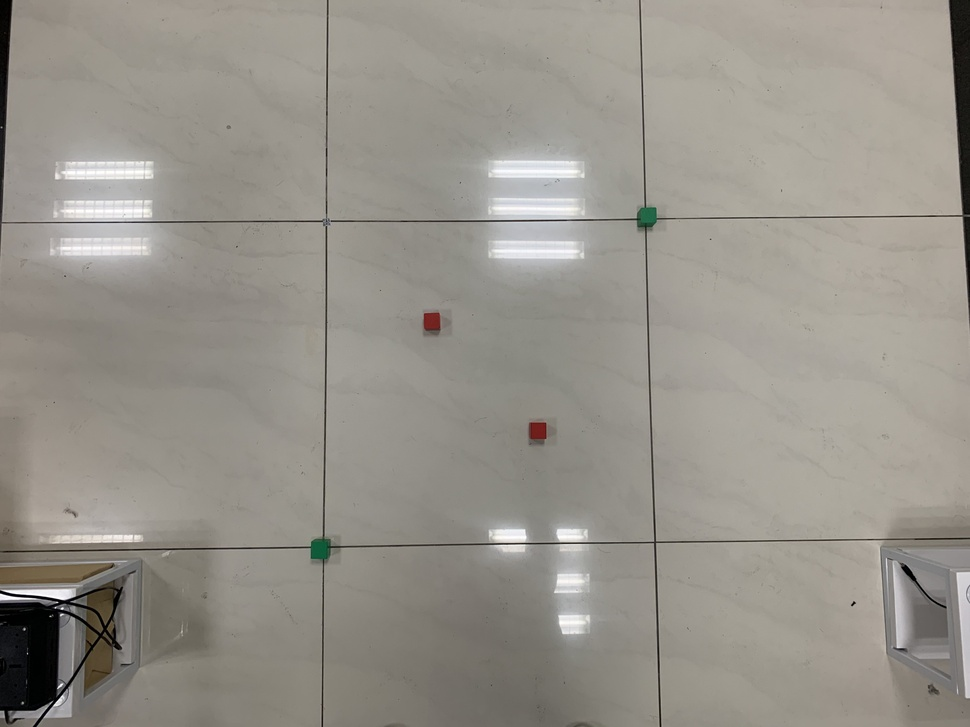
#> input picture testcases/testcase1.jpg, 970 x 727 px, shrunk from 4032 x 3024 before the run
$ python main.py
#> lines starting #> are read from the running program, lines starting #| are printed output that depends on the picture; after the words box and inside, x2 and y2 are one past the last pixel; in counts of white or black regions, pixels touching at a corner belong together
#> further down, image is the input picture: shape (727, 970, 3); mean B, G, R 138.8, 146.9, 150.9
import cv2
import math
import numpy as np


def locate_cars(image, car_num, row_num, col_num):
    def locate_colored_items(image, color_lower, color_upper, top_n):
#> called with color_lower = array of shape (3,), color_upper = array of shape (3,), top_n = 2
        def calc_center(box):
            return sum(point[0] for point in box) / 4, sum(point[1] for point in box) / 4

        image = cv2.GaussianBlur(image, (5, 5), 0)
        image = cv2.cvtColor(image, cv2.COLOR_BGR2HSV)
#> image: shape (727, 970, 3); mean H, S, V 23.8, 22.2, 151.1
        image = cv2.inRange(image, color_lower, color_upper)
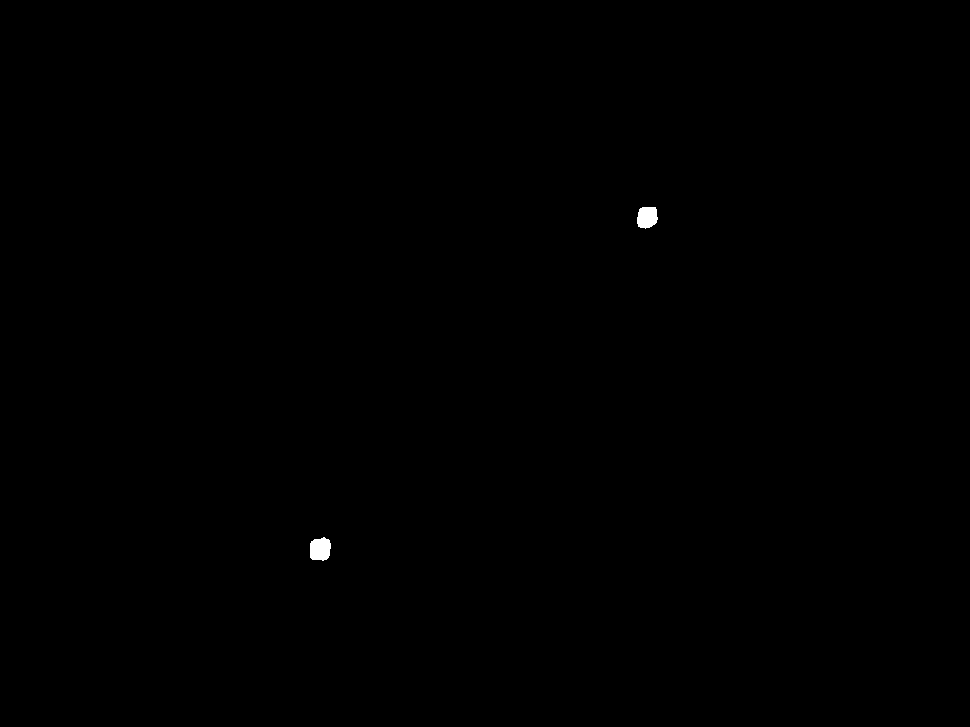
#> image: shape (727, 970); 0.11% white; 2 white regions
        contours = cv2.findContours(image, cv2.RETR_EXTERNAL, cv2.CHAIN_APPROX_SIMPLE)[0]
#> contours = 2 contours; box (x1, y1, x2, y2) and area: (310, 537, 331, 561) 380, (637, 207, 658, 229) 344
        return [
            calc_center(cv2.boxPoints(cv2.minAreaRect(contour)))
            for contour in sorted(contours, key=cv2.contourArea)[-top_n:]
        ]

    def is_precise(number):
        return abs(number - round(number)) < 0.25

    def is_valid(pos):
        return 0 <= pos[0] < row_num and 0 <= pos[1] < col_num

    mark_points = locate_colored_items(image, np.array([35, 43, 35]), np.array([90, 255, 255]), 2)
#> mark_points = [(647, 217.5), (320, 548.5)]
    if len(mark_points) < 2:
        raise RuntimeError('Missing mark points')
    bl_point, tr_point = mark_points
#> bl_point = (647, 217.5); tr_point = (320, 548.5)
    if bl_point[0] > tr_point[0]:
        bl_point, tr_point = tr_point, bl_point
#> bl_point = (320, 548.5); tr_point = (647, 217.5)
    row_width = (bl_point[1] - tr_point[1]) / (row_num + 1)
#> row_width = 110.3
    col_width = (tr_point[0] - bl_point[0]) / (col_num + 1)
#> col_width = 109

    car_points = locate_colored_items(image, np.array([0, 60, 60]), np.array([6, 255, 255]), car_num)
#> call 2 of locate_colored_items, with color_lower = array of shape (3,), color_upper = array of shape (3,), top_n = 2
#> in locate_colored_items (call 2), `image = cv2.inRange(image, color_lower, color_upper)`:
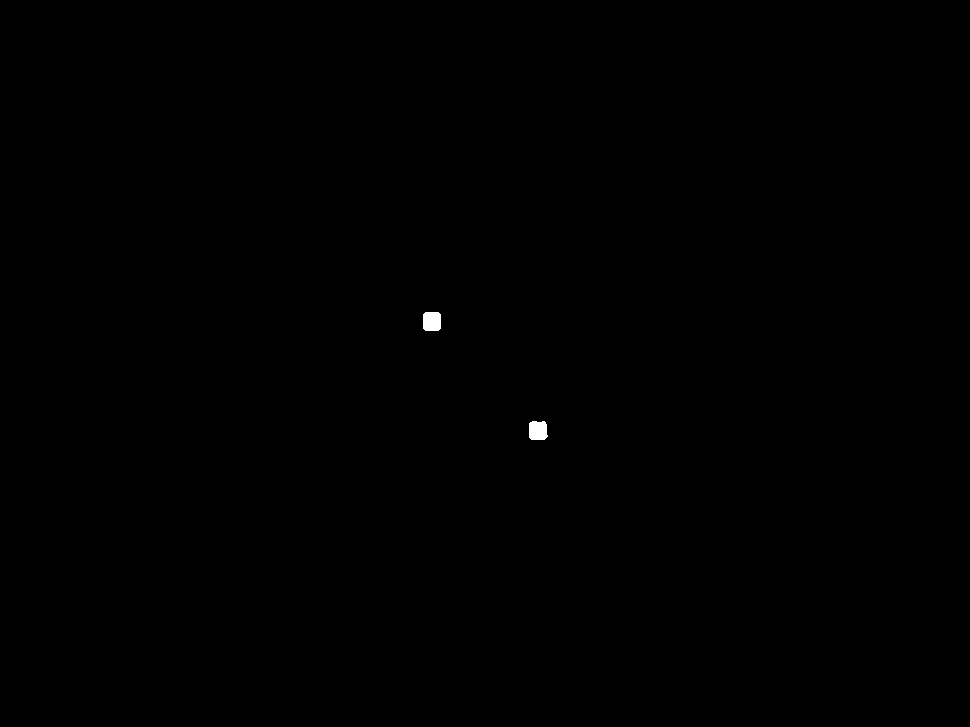
#> image: shape (727, 970); 0.09% white; 2 white regions
#> in locate_colored_items (call 2), `contours = cv2.findContours(image, cv2.RETR_EXTERNAL, cv2.CHAIN_APPROX..`: contours = 2 contours; box (x1, y1, x2, y2) and area: (423, 312, 441, 331) 298, (529, 421, 548, 440) 293
#> car_points = [(538, 430), (431.5, 321)]
    if len(car_points) < car_num:
        raise RuntimeError('Missing car points')
    result = []
    for car_point in car_points:
        row_idx = (bl_point[1] - car_point[1]) / row_width - 1
        col_idx = (car_point[0] - bl_point[0]) / col_width - 1
        if is_precise(row_idx) and is_precise(col_idx):
            row_idx = round(row_idx)
            col_idx = round(col_idx)
            result.append([(row_idx, col_idx)])
        elif is_precise(row_idx):
            row_idx = round(row_idx)
            result.append([(row_idx, math.floor(col_idx)), (row_idx, math.ceil(col_idx))])
        elif is_precise(col_idx):
            col_idx = round(col_idx)
            result.append([(math.floor(row_idx), col_idx), (math.ceil(row_idx), col_idx)])
        else:
            raise RuntimeError('Row index and column index are both imprecise')
        for pos in result[-1]:
            if not is_valid(pos):
                raise RuntimeError('Invalid position')
#> this loop made 2 passes
#> (car_point, row_idx, col_idx) on passes 1 to 2: ((538, 430), 0, 1), ((431.5, 321), 1, 0)
#> after the loop, result = [[(0, 1)], [(1, 0)]]

    return result


if __name__ == '__main__':
    image = cv2.imread('testcases/testcase1.jpg')
    print(locate_cars(image, 2, 2, 2))
#| [[(0, 1)], [(1, 0)]]
    image = cv2.imread('testcases/testcase2.jpg')
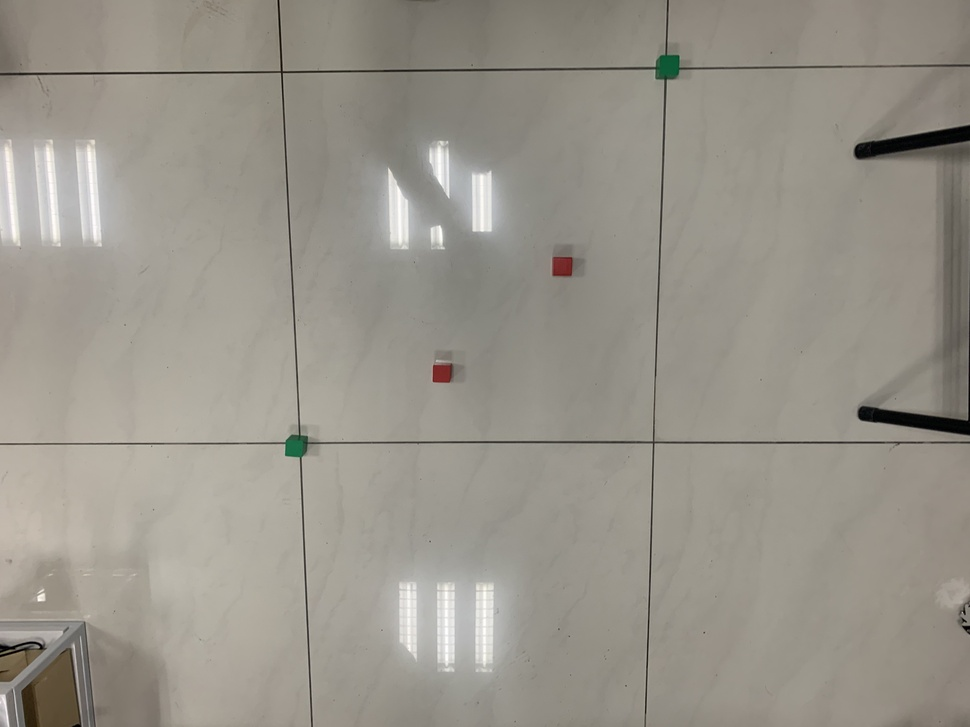
#> input picture testcases/testcase2.jpg, 970 x 727 px, shrunk from 4032 x 3024 before the run
#> image is the input picture: shape (727, 970, 3); mean B, G, R 138.8, 148.5, 152.8
    print(locate_cars(image, 2, 3, 3))
#> call 3 of locate_colored_items, with color_lower = array of shape (3,), color_upper = array of shape (3,), top_n = 2
#> in locate_colored_items (call 3), `image = cv2.cvtColor(image, cv2.COLOR_BGR2HSV)`: image: shape (727, 970, 3); mean H, S, V 22, 24.5, 152.9
#> in locate_colored_items (call 3), `image = cv2.inRange(image, color_lower, color_upper)`:
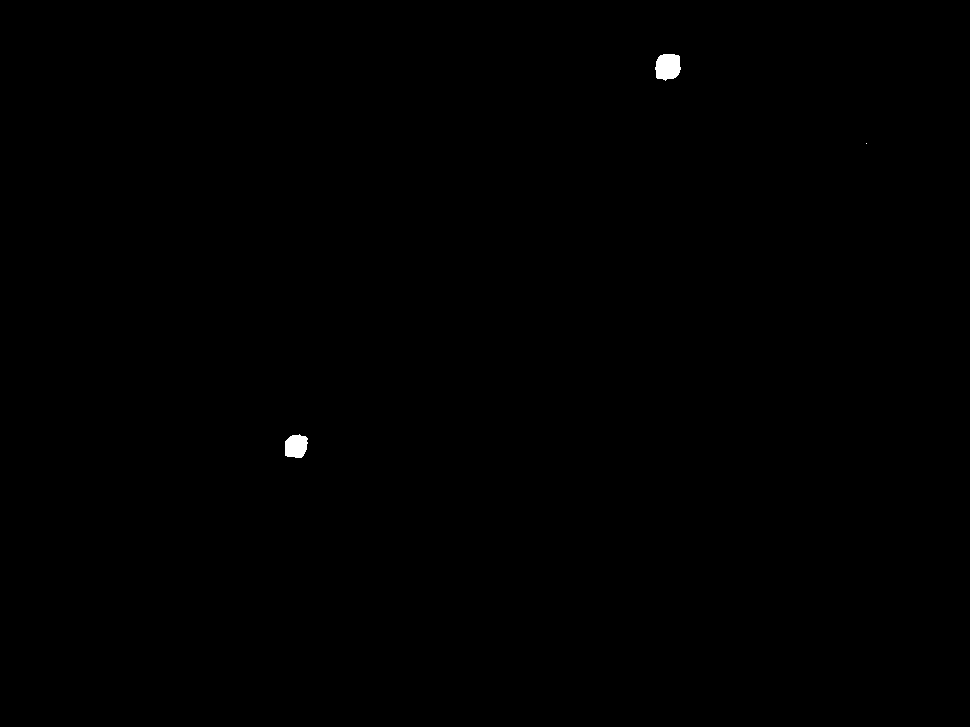
#> image: shape (727, 970); 0.14% white; 3 white regions (1 under 20 px)
#> in locate_colored_items (call 3), `contours = cv2.findContours(image, cv2.RETR_EXTERNAL, cv2.CHAIN_APPROX..`: contours = 3 contours, 1 with area under 20; largest, box (x1, y1, x2, y2) and area: (655, 54, 681, 81) 526, (285, 434, 308, 458) 412
#> call 4 of locate_colored_items, with color_lower = array of shape (3,), color_upper = array of shape (3,), top_n = 2
#> in locate_colored_items (call 4), `image = cv2.inRange(image, color_lower, color_upper)`:
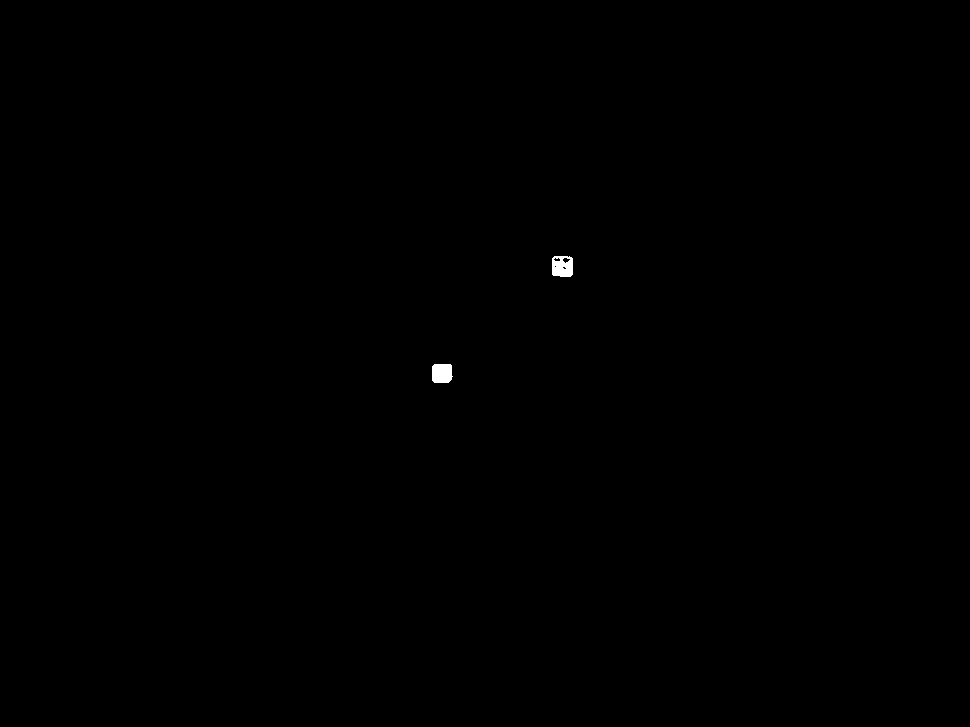
#> image: shape (727, 970); 0.11% white; 2 white regions
#> in locate_colored_items (call 4), `contours = cv2.findContours(image, cv2.RETR_EXTERNAL, cv2.CHAIN_APPROX..`: contours = 2 contours; box (x1, y1, x2, y2) and area: (552, 256, 573, 277) 384, (432, 364, 453, 383) 334
#> the loop in locate_cars (call 2), `for car_point in car_points:` made 2 passes
#> (car_point, row_idx, col_idx) on passes 1 to 2: ((442, 373), 0, 0.572), ((562, 266), 1, 2)
#| [[(0, 0), (0, 1)], [(1, 2)]]
